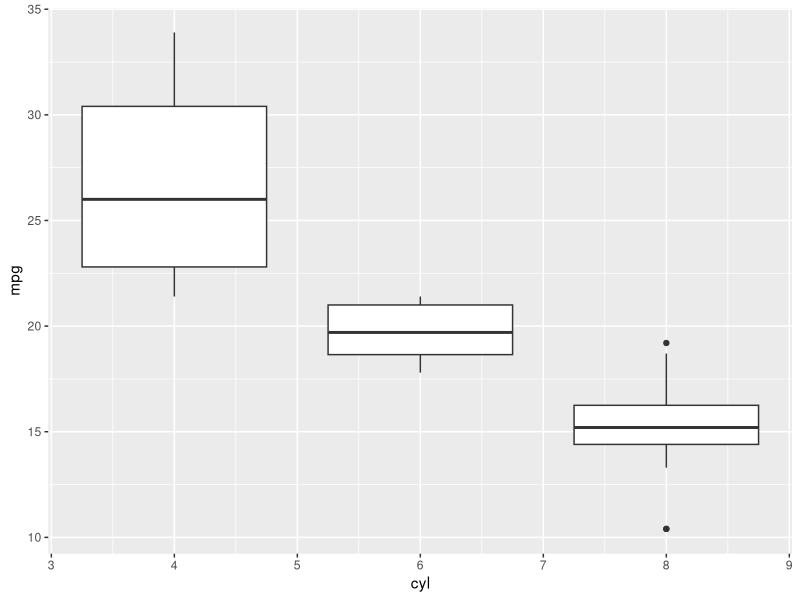

Reproduce this figure in R.
## ---- chunk 1
knitr::opts_chunk$set(echo = TRUE)
## ---- chunk 2

## Learning resource: https://www.r-project.ro/conference2019/presentations/Lesur2.pdf
## make a copy of default stylesheets

# files <- c("default-fonts", "default-page", "default")
# from <- pagedown:::pkg_resource(paste0("css/", files, ".css"))
# to <- c("CSS/custom-fonts.css", "CSS/custom-page.css", "CSS/custom.css")
# file.copy(from = from, to = to)

## ---- chunk 3

library(tidyverse)

ggplot(mtcars, aes(x = cyl, y = mpg, group = cyl)) +
    geom_boxplot()

## ---- chunk 4


knitr::kable(head(iris[, -5]), caption = 'An example table.')

